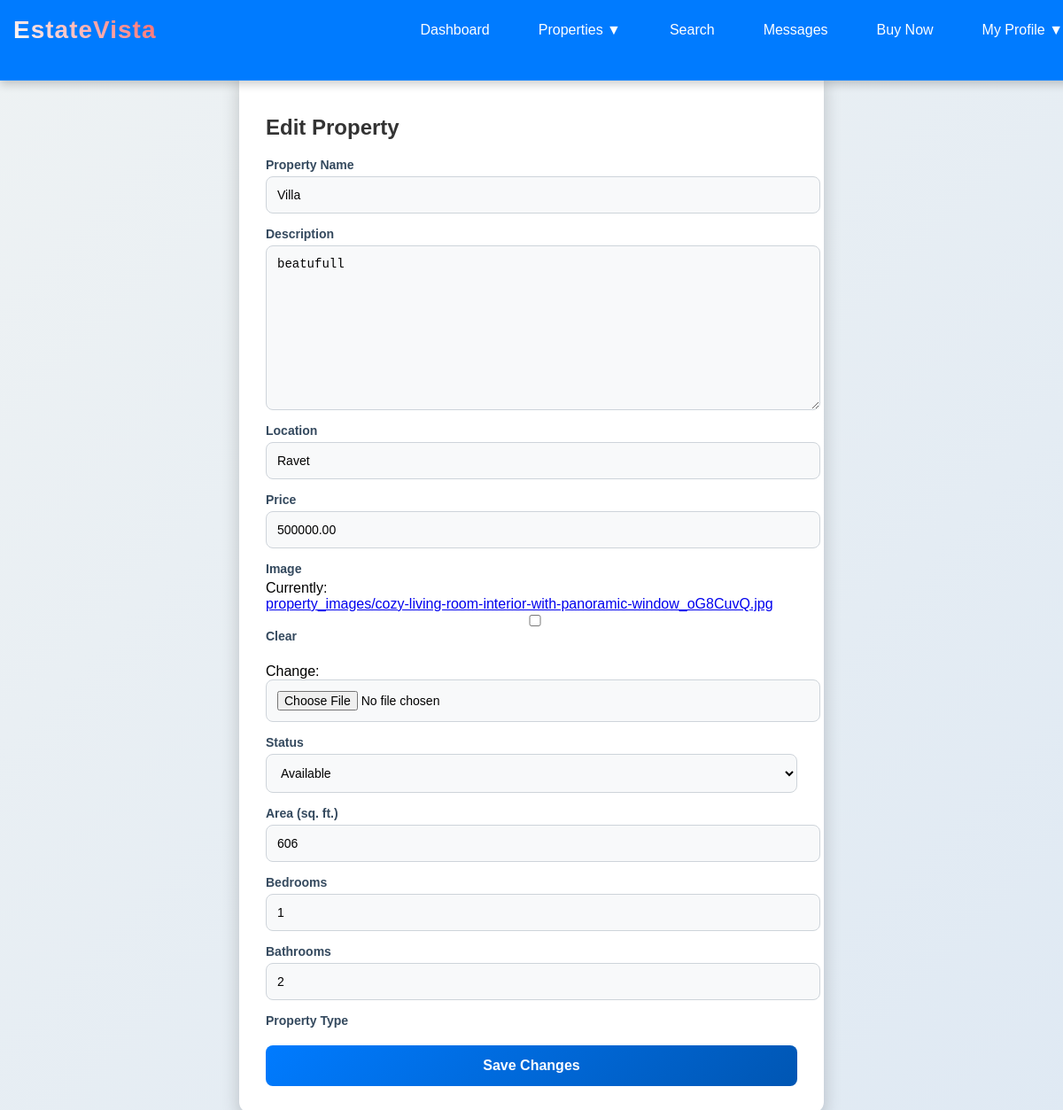
The app's page /properties/32/edit/ (signed in) with its own data.
### realestate/models.py (models this page shows, shortened)
class Property(models.Model):
    owner = models.ForeignKey(User, on_delete=models.CASCADE, null=True, blank=True)
    name = models.CharField(max_length=100)
    location = models.CharField(max_length=255)
    price = models.DecimalField(max_digits=10, decimal_places=2)
    description = models.TextField()
    image = models.ImageField(upload_to='property_images/', null=True, blank=True)
    status = models.CharField(max_length=20, choices=[
    ('available', 'Available'),   # Open for sale or rent
    ('sold', 'Sold'),            # Property has been sold
    ('rented', 'Rented'),        # Property is rented
    ('pending', 'Pending'),      # Offer is being processed
], default='Available')
    bedrooms = models.PositiveIntegerField(default=1)
    bathrooms = models.PositiveIntegerField(default=1)
    area_sqft = models.PositiveIntegerField(help_text="Total area in square feet", null=True, blank=True)
    property_type = models.CharField(max_length=50, choices=[
        ('apartment', 'Apartment'),
        ('villa', 'Villa'),
        ('office', 'Office'),
    ], default='apartment')
    created_at = models.DateTimeField(auto_now_add=True)

### realestate/views.py (the view)
# urls.py: path('properties/<int:pk>/edit/', views.edit_property, name='edit_property'),
@login_required
def edit_property(request, pk):  # Ensure 'pk' is used
    property = get_object_or_404(Property, pk=pk, owner=request.user)  # Get the property by primary key
    if request.method == "POST":
        form = PropertyForm(request.POST, request.FILES, instance=property)
        if form.is_valid():
            form.save()
            return redirect('property_list')
    else:
        form = PropertyForm(instance=property)
    return render(request, 'edit_property.html', {'form': form})

### realestate/forms.py
class PropertyForm(forms.ModelForm):
    class Meta:
        model = Property
        fields = ['name', 'location', 'price', 'description', 'image', 'status', 'bedrooms', 'bathrooms', 'area_sqft']

### realestate/templates/edit_property.html (shortened to what this page needs)
{% load static %}
<!DOCTYPE html>
<html lang="en">
<head>
    {% include 'header.html' %}
    <link rel="stylesheet" href="{% static 'css/header.css' %}">
    <link rel="stylesheet" href="{% static 'css/edit_property.css' %}">
</head>
<body>
    <div class="container">
        <h2>Edit Property</h2>
        <form method="POST" enctype="multipart/form-data">
            <div class="form-group">
                <label for="{{ form.name.id_for_label }}">Property Name</label>
                {{ form.name }}
            </div>
            <div class="form-group">
                <label for="{{ form.description.id_for_label }}">Description</label>
                {{ form.description }}
            </div>
            <div class="form-group">
                <label for="{{ form.location.id_for_label }}">Location</label>
                {{ form.location }}
            </div>
            <div class="form-group">
                <label for="{{ form.price.id_for_label }}">Price</label>
                {{ form.price }}
            </div>
            <div class="form-group">
                <label for="{{ form.image.id_for_label }}">Image</label>
                {{ form.image }}
            </div>
            <div class="form-group">
                <label for="{{ form.status.id_for_label }}">Status</label>
                {{ form.status }}
            </div>
            <div class="form-group">
                <label for="{{ form.area_sqft.id_for_label }}">Area (sq. ft.)</label>
                {{ form.area_sqft }}
            </div>
            <div class="form-group">
                <label for="{{ form.bedrooms.id_for_label }}">Bedrooms</label>
                {{ form.bedrooms }}
            </div>
<div class="form-group">
    <label for="{{ form.bathrooms.id_for_label }}">Bathrooms</label>
    {{ form.bathrooms }}
</div>
<div class="form-group">
    <label for="{{ form.property_type.id_for_label }}">Property Type</label>
</div>
            <button type="submit" class="btn">Save Changes</button>
        </form>
    </div>
</body>
</html>

### realestate/static/css/edit_property.css (style rules this page uses)
body { font-family: 'Poppins', sans-serif; background: linear-gradient(135deg, #eef2f3, #dfe9f3); margin: 0; padding: 0; }
.container { width: 90%; max-width: 600px; background: white; padding: 30px; border-radius: 12px; box-shadow: 0px 8px 20px rgba(0, 0, 0, 0.2); margin: 80px auto 40px; }
.container h2 { text-align: left; color: #333; margin-bottom: 20px; }
form { display: flex; flex-direction: column; gap: 15px; }
.form-group { display: flex; flex-direction: column; }
.form-group label { font-weight: 600; color: #34495e; font-size: 14px; margin-bottom: 5px; }
.form-group input, .form-group select, .form-group textarea { width: 100%; padding: 12px; border: 1px solid #ced4da; border-radius: 8px; font-size: 14px; background: #f8f9fa; transition: border-color 0.3s ease-in-out; }
.btn { background: linear-gradient(135deg, #007bff, #0056b3); color: white; padding: 14px; font-size: 16px; font-weight: bold; border: none; cursor: pointer; border-radius: 8px; transition: all 0.3s ease-in-out; }

### records on screen
Property: name "Villa", description "beatufull", location "Ravet", price "500000.00", status "Available", area_sqft "606", bedrooms "1", bathrooms "2"
